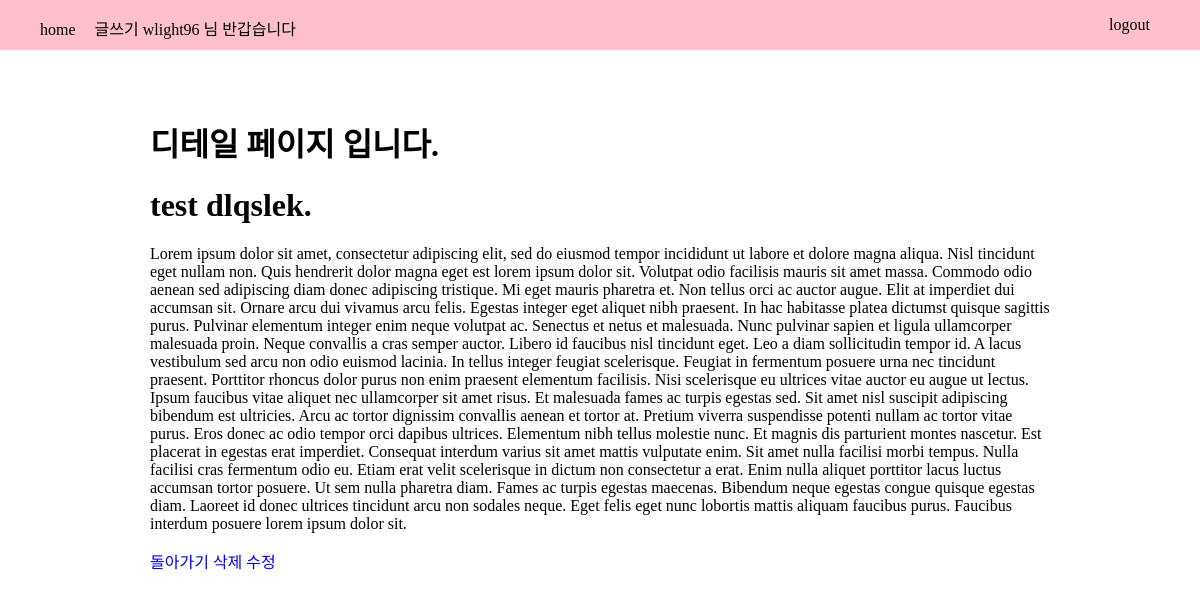
Page /blog/4 (signed in) on the committed database.
### blog/models.py (models this page shows, shortened)
class Blog(models.Model):
    title = models.CharField(max_length = 2000)
    pub_dated = models.DateTimeField('data published')
    body = models.TextField()

### blog/views.py (the view)
# urls.py: path('<int:blog_id>', views.detail, name='detail'),
def detail(request,blog_id):
    blog_detail = Blog.objects.get(id = blog_id)
    return render(request, 'detail.html', {'blog': blog_detail})

### blog/templates/detail.html (shortened to what this page needs)
{% extends 'base.html' %}
{% block content %}
    <br>
    <body>
        <h1>디테일 페이지 입니다.</h1>
        <h1>{{blog.title}}</h1>
        <p>{{blog.body}}</p>
        <a href="{% url 'home' %}">돌아가기</a>
        <a href="{% url 'delete' blog.id %}">삭제</a>
        <a href="{% url 'edit' blog.id %}">수정</a>
    </body>
{% endblock %}

### myproject/templates/base.html (shortened to what this page needs)
<!DOCTYPE html>
<html lang="en">
{% load static %}
<head>
    <link rel="stylesheet" href="{% static 'css/base.css' %}" type='text/css'>
</head>
<body>
    <nav class = "nav-container">
        <div class = "item-container">
            <ul class = "nav-item-left-container">
                <li class="nav-item margin-right"><a  href="">home</a></li>
                {% if user.is_authenticated %}
                <li class="nav-item" ><a href="">글쓰기</a></li>
                <li class="nav-item">
                    <a class="nav-link disabled" > {{user.username}} 님 반갑습니다</a>
                </li>
            </ul>
            <ul class = "nav-item-right-container">
                <li class="nav-item">
                    <a class="nav-link" href="{% url 'logout'%}">logout</a>
                </li>
                {%else%}
                <li class="nav-item margin-right" ><a href="">signup</a></li>
                <li class="nav-item" ><a href="">login</a></li>
                {%endif%}
            </ul>
        </div>
    </nav>
    <main class="main-container">
        {% block content %}
        {% endblock %}
    </main>
</body>
</html>

### myproject/static/css/base.css (style rules this page uses)
body { margin: 0; padding: 0; }
ul { list-style: none; }
a { text-decoration: none; }
.nav-container { width: 100%; height: 50px; background-color: pink; position: sticky; }
.nav-item-left-container { display: inline; float: left; }
.nav-item-right-container { display: inline; float: right; margin-right: 50px; }
.nav-item { display: inline; }
.margin-right { margin-right: 15px; }
.nav-item a { color: black; }
.main-container { margin: 30px 150px; }

### rows in the picture
Blog: title "test dlqslek.", body "Lorem ipsum dolor sit amet, consectetur adipiscing elit, sed do eiusmod tempor incididunt ut labore et dolore magna aliqua. Nisl tincidunt eget nullam non. Quis hendrerit dolor magna eget est lorem ipsum dolor sit. Volutpat odio facilisis mauris sit amet massa. Commodo odio aenean sed adipiscing diam donec adipiscing tristique. Mi eget mauris pharetra et. Non tellus orci ac auctor augue. Elit at imperdiet dui accumsan sit. Ornare arcu dui vivamus arcu felis. Egestas integer eget aliquet nibh praesent. In hac habitasse platea dictumst quisque sagittis purus. Pulvinar elementum integer enim neque volutpat ac. Senectus et netus et malesuada. Nunc pulvinar sapien et ligula ullamcorper malesuada…"

### other values in the picture
{{ user.username }} "wlight96"
